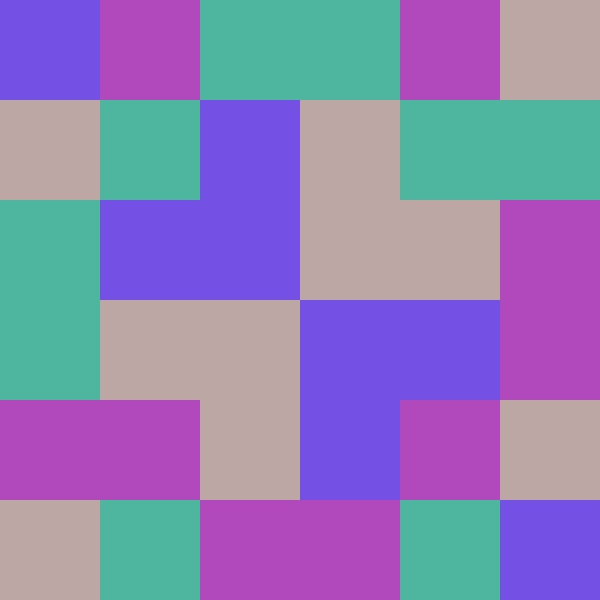
//> input picture output/test.png-rgb_2_lab.jpg, 600 x 600 px; its folder holds only this picture in this run
$ ./rgb2lab output/test.png-rgb_2_lab.jpg   (built with g++ and OpenCV 4)
//> lines starting //> are read from the running program, lines starting //| are printed output that depends on the picture
/**
 * Written by Austin Walters
 * For RMS Lab @ UIUC
 * To Execute g++ -I/usr/include -L/usr/lib -lopencv_core.2.4.9 -lopencv_calib3d.2.4.9 -lopencv_imgproc.2.4.9 -lopencv_highgui.2.4.9 rgb2lab.cpp -o rgb2lab
 */

#include <iostream>

#include <opencv/cv.h>
#include <opencv2/opencv.hpp>

/* version 2.4 of openCV */
using namespace cv;

/**
 * Takes in a RGB image and outputs
 * a Lab space image.
 **/
Mat RGB2LAB(Mat const &imgRGB){
  Mat imgLab;
  cvtColor(imgRGB, imgLab, CV_BGR2Lab);
  return imgLab;
}

/**
 * Takes in image in the lab space and splits
 * out the alpha stream. Returning it as a matrix,
 * to be saved out to file or manipulated
 **/
Mat alphaLAB(Mat const &imgLab){

  //Mat alphaLab(imgLab.size().height, imgLab.size().width, CV_8UC3); // may not work
  Mat alphaLab;
  cvtColor(imgLab, alphaLab, CV_Lab2RGB);
  Size s = alphaLab.size();

  int steps = imgLab.step;
  int channels = imgLab.channels();

  for(int y = 0; y < s.height; y++){
    for(int x = 0; x < s.width; x++){
      (*alphaLab.ptr<Point3_<uchar> >(y,x)).x = imgLab.data[steps*y + channels*x + 1];
      (*alphaLab.ptr<Point3_<uchar> >(y,x)).y = imgLab.data[steps*y + channels*x + 1];
      (*alphaLab.ptr<Point3_<uchar> >(y,x)).z = imgLab.data[steps*y + channels*x + 1];
    }
  }
  return alphaLab;
}

/**
 * Takes in image in the lab space and splits
 * out the beta stream. Returning it as a matrix,
 * to be saved out to file or manipulated
 **/
Mat betaLAB(Mat &imgLab){
  Mat betaLab;
  cvtColor(imgLab, betaLab, CV_Lab2RGB);
  Size s = betaLab.size();
  int steps = imgLab.step;
  int channels = imgLab.channels();
  for(int y = 0; y < s.height; y++){
    for(int x = 0; x < s.width; x++){
      (*betaLab.ptr<Point3_<uchar> >(y,x)).x = imgLab.data[steps*y + channels*x + 2];
      (*betaLab.ptr<Point3_<uchar> >(y,x)).y = imgLab.data[steps*y + channels*x + 2];
      (*betaLab.ptr<Point3_<uchar> >(y,x)).z = imgLab.data[steps*y + channels*x + 2];
    }
  }
  return betaLab;
}

int main(int argc, const char* argv[]){

   Mat imgLab =  RGB2LAB(imread(argv[1], CV_LOAD_IMAGE_COLOR));
//> in RGB2LAB, `cvtColor(imgRGB, imgLab, CV_BGR2Lab);`: imgLab: 600 rows x 600 cols, CV_8UC3; mean of channels 0, 1, 2 150.4, 146.6, 104

  char filename[60];

  sprintf(filename, "output/%s-rgb_2_lab.jpg", argv[1]);
  imwrite(filename, imgLab);
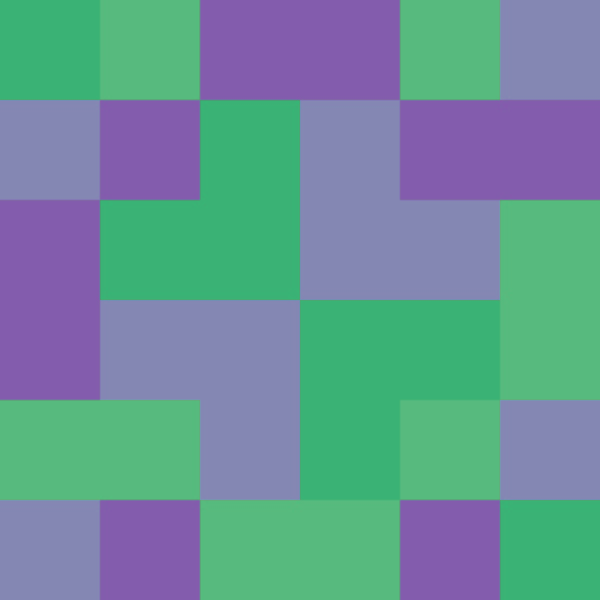
//> saved as test.png-rgb_2_lab.jpg-rgb_2_lab.jpg: 600 rows x 600 cols, CV_8UC3; mean B, G, R 150.4, 146.6, 104
  sprintf(filename, "output/%s-alphaLab.jpg", argv[1]);
  imwrite(filename, alphaLAB(imgLab));
//> after the loop in alphaLAB, `for(int y = 0; y < s.height; y++)`:
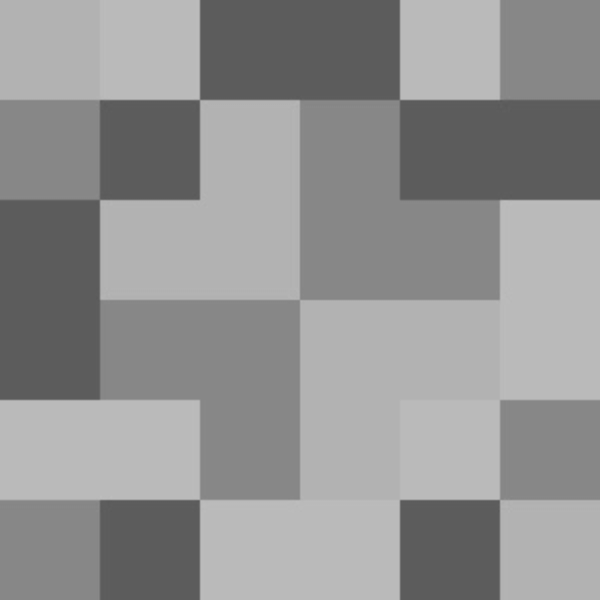
//> alphaLab: 600 rows x 600 cols, CV_8UC3; min 89, max 189, mean 146.6
  sprintf(filename, "output/%s-betaLab.jpg", argv[1]);
  imwrite(filename, betaLAB(imgLab));
//> after the loop in betaLAB, `for(int y = 0; y < s.height; y++)`:
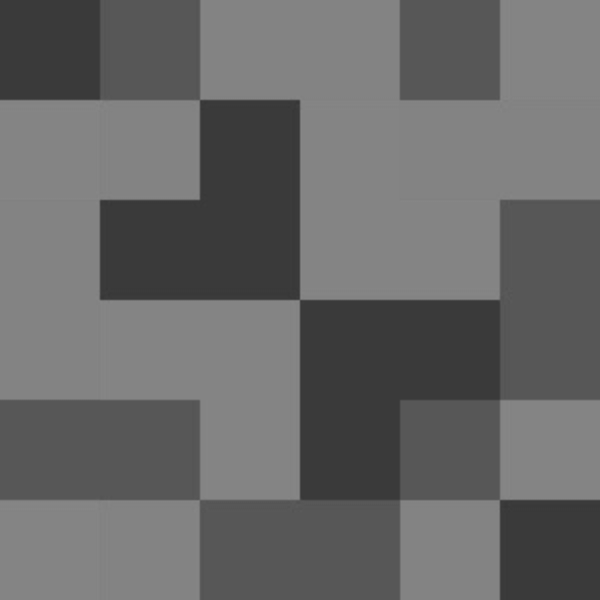
//> betaLab: 600 rows x 600 cols, CV_8UC3; min 54, max 135, mean 104
  return 0;
}
